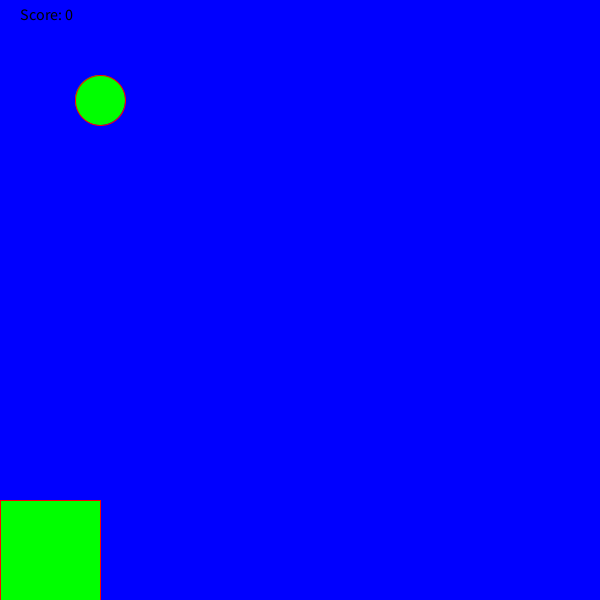
Frame 1 (no input)
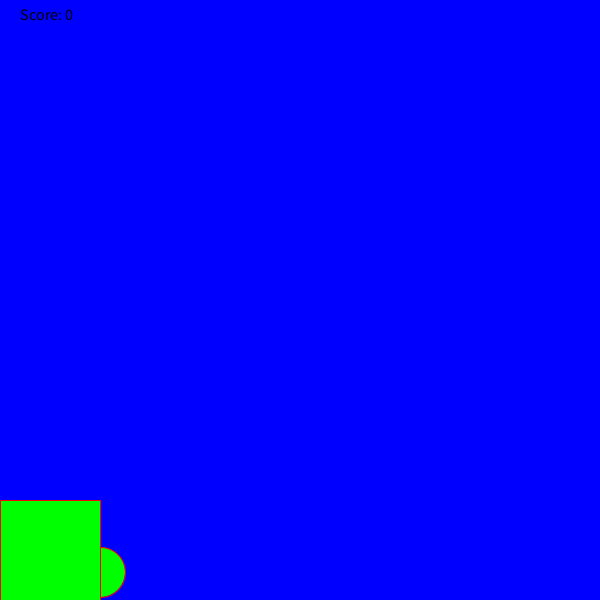
Frame 60 (the mouse pressed at the canvas centre just before this capture)
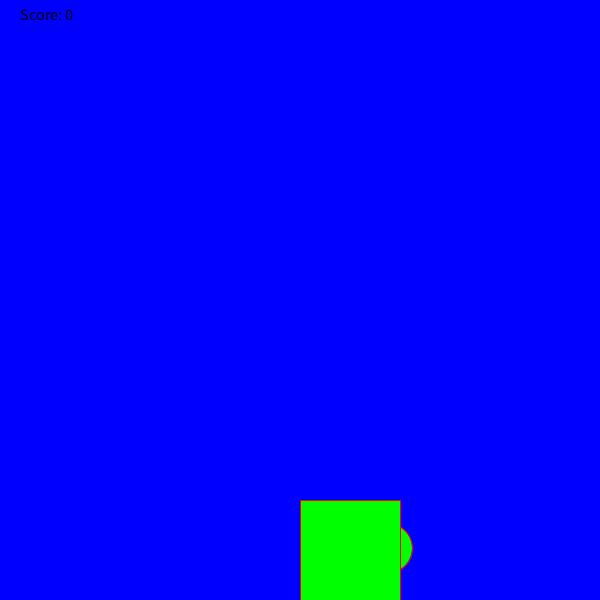
Frame 120 (the mouse held since frame 60 and released just before this capture)

The Processing sketch that drew these frames (run headless with seeded random() and noise(); from frame 60 on, the mouse is pressed at the canvas centre):

// Processing sketch: RainGame
// ── RainGame.pde
int x = 100;
int y = 100;
int score = 0;
boolean win = false;
void draw(){
background(0,0,255);
    fill(0,255,0);
    stroke(255,0,0);
    ellipse(x, y, 50,50);
            rect(mouseX,height-100,100,100);
                fill(0, 0, 0);
    textSize(16);
    text("Score: " + score, 20, 20);
    y += 8;
    if(score >= 64 || win == true){
      win = true;
          textSize(24);
    text("You Win",280, 300);
    }
    if(y > height){
      checkCatch(x);
        x = (int) random(width);
      ellipse(x, y, 50,50);
    y = 100;
    }
}

void setup(){
size(600,600);
}
    void checkCatch(int x){
         if (x > mouseX && x < mouseX+100)
            score++;
         else if (score > 0) 
            score--;
    }
